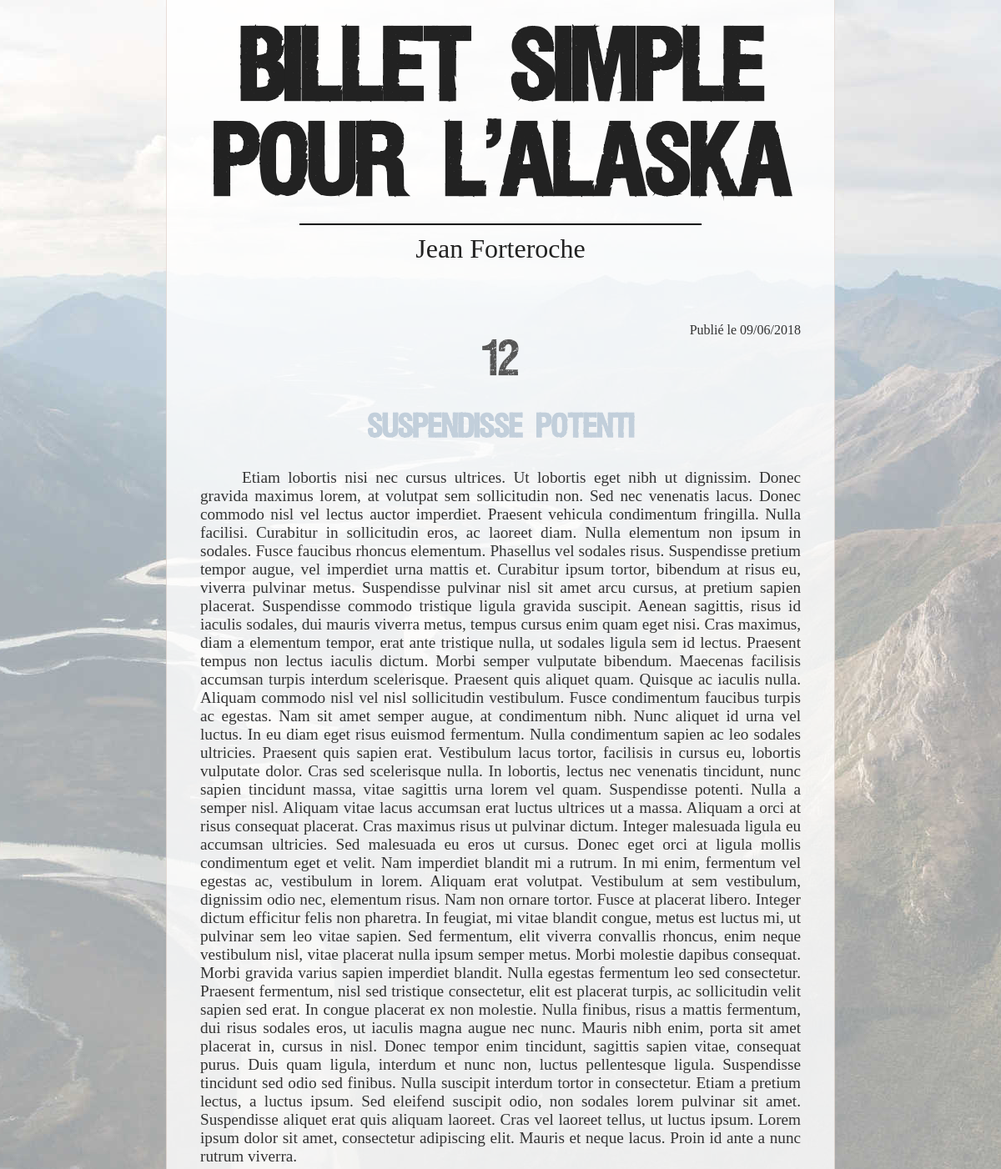
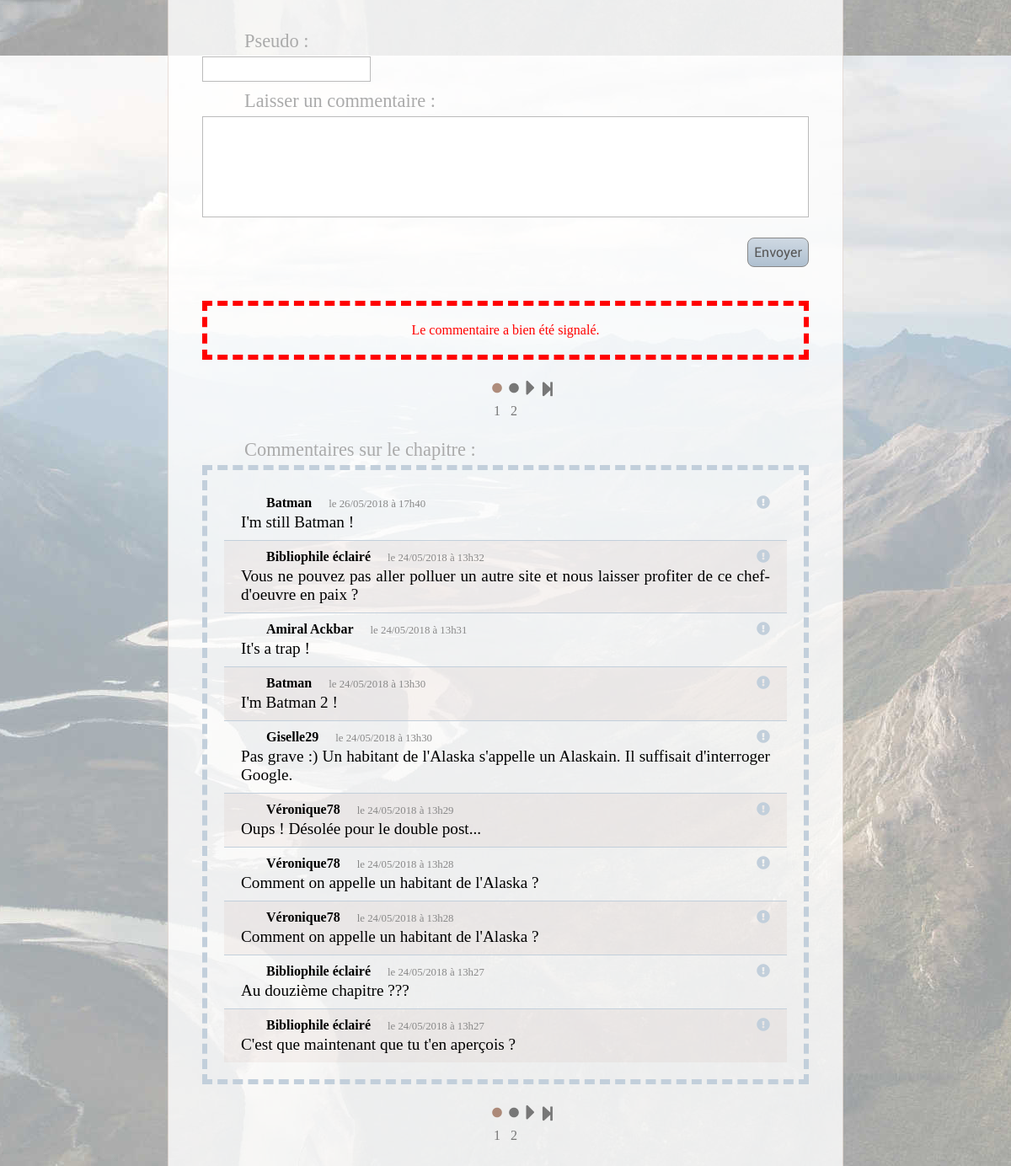
/?chapter&id=12&signalComment=16, run on the app's committed database (2 pictures, top to bottom).
### tables this page shows
CREATE TABLE `chapters` (
  `id` tinyint(3) UNSIGNED NOT NULL,
  `number` tinyint(4) NOT NULL DEFAULT '0',
  `title` tinytext NOT NULL,
  `content` mediumtext NOT NULL,
  `publication_date` timestamp NOT NULL DEFAULT '0000-00-00 00:00:00',
  `published` tinyint(1) NOT NULL DEFAULT '0'
);

CREATE TABLE `comments` (
  `id` mediumint(8) UNSIGNED NOT NULL,
  `chapter_id` tinyint(3) UNSIGNED NOT NULL,
  `author` tinytext NOT NULL,
  `publication_date` timestamp NOT NULL DEFAULT CURRENT_TIMESTAMP,
  `content` text NOT NULL,
  `moderated` tinyint(1) NOT NULL DEFAULT '0',
  `signaled` tinyint(3) UNSIGNED NOT NULL DEFAULT '0'
);

### model/chapterManager.php (called while the page is built, shortened)
<?php
require_once('./model/model.php');
require_once('./model/chapter.php');
require_once('./model/database.php');
class ChapterManager extends Model {
    public function get($id) {
        $db = new Db();
        $query = $db->db()->prepare("SELECT * FROM chapters WHERE id = :id");
        $chapterDatas = $query->execute(array('id' => $id));
        $chapterDatas = $query->fetch();
        return !empty($chapterDatas) ? new Chapter($chapterDatas) : false;
    }
}

### model/database.php (called while the page is built, shortened)
<?php
class Db {
    private $_db;
    public function db() { return $this->_db; }
    private function connect() {
        try {
            $this->_db = new PDO('mysql:host=localhost;dbname=chesfnpg_alaska_jf;charset=utf8', 'chesfnpg', 'OCV7b9h632F#', array(PDO::ATTR_ERRMODE => PDO::ERRMODE_EXCEPTION));
        }
        catch (Exception $e) {
            die('Erreur : ' . $e->getMessage());
        }
    }
}

### model/model.php (called while the page is built, shortened)
<?php
class Model {
    public function hydrate(array $datas) {
        foreach ($datas as $key => $value) {
            $method = 'set' . ucfirst($key);
        }
    }
}

### model/chapter.php (called while the page is built, shortened)
<?php
require_once('./model/model.php');
require_once('./model/commentManager.php');
class Chapter extends Model {
    private $_id;
    private $_number;
    private $_title;
    private $_content;
    private $_publication_date;
    private $_published;
    public function __construct(array $datas = []) {
        $this->setCommentsNbr();
    }
    public function id()            { return $this->_id;            }
    public function number()        { return $this->_number;        }
    public function title()         { return $this->_title;         }
    public function content()       { return $this->_content;       }
    public function published()     { return $this->_published;     }
    public function publication_date(bool $humanFormat = false) {
        $publication_date = $this->_publication_date;
        if ($humanFormat) {
            $publication_date = date('\l\e d/m/Y', $publication_date);
        }
        return $publication_date;
    }
    public function setId($id) {
        $this->_id = abs((int) $id);
    }
    public function setNumber($number) {
        $this->_number = abs((int) $number);
    }
    public function setTitle($title) {
        $this->_title = (string) $title;
    }
    public function setContent($content) {
        $this->_content = (string) $content;
    }
    public function setPublication_date($publication_date) {
        $this->_publication_date = strtotime($publication_date);
    }
    public function setPublished($published) {
        $this->_published = (bool) $published;
    }
    public function setcommentsNbr() {
        $commentMngr = new CommentManager();
        if ($this->id() != null) {
            $this->_commentsNbr = $commentMngr->getCommentsCount($this->_id);
        }
    }
}

### model/commentManager.php (called while the page is built, shortened)
<?php
require_once('./model/model.php');
require_once('./model/comment.php');
require_once('./model/database.php');
class CommentManager extends Model {
    public function getList(int $offset, int $number, int $chapterId = 0, bool $signaledOnly = false) {
        $comments = [];
        $db = new Db();
        if ($signaledOnly) {
            $condition = 'signaled != 0 AND moderated = false';
            $order = 'publication_date';
        } else {
            if ($chapterId != 0) {
                $condition = 'chapter_id = ' . $chapterId;
                $order = 'publication_date DESC';
            } else {
                $condition = '1';
                $order = 'publication_date DESC';
            }
        }
        $query = $db->db()->prepare('SELECT * FROM comments WHERE ' . $condition . ' ORDER BY ' . $order . ' LIMIT :offset , :number');
        $query->bindParam(':offset', $offset, PDO::PARAM_INT);
        $query->bindParam(':number', $number, PDO::PARAM_INT);
        $commentDatas = $query->execute();
        while ($commentDatas = $query->fetch()) {
            $comments[] = new Comment($commentDatas);
        }
        return !empty($comments) ? $comments : false;
    }
    public function getCommentsCount(int $chapterId, bool $signaledOnly = false) {
        $db = new Db();
        $condition = ($chapterId == 0) ? '' : ('WHERE chapter_id = ' . $chapterId);
        $condition = ($signaledOnly == true) ? (!empty($condition) ? ($condition . ' AND signaled != 0') : ($condition . 'WHERE signaled != 0')) : $condition;
        $query = $db->db()->query('SELECT COUNT(*) FROM comments ' . $condition);
        $commentsCount = $query->fetchColumn();
        return $commentsCount;
    }
}

### model/comment.php (called while the page is built, shortened)
<?php
require_once('./model/model.php');
class Comment extends Model {
    private $_id;
    private $_author;
    private $_publication_date;
    private $_content;
    public function id()            { return $this->_id;        }
    public function author()        { return $this->_author;    }
    public function content()       { return $this->_content;   }
    public function publication_date(bool $humanFormat = false) {
        $publication_date = $this->_publication_date;
        if ($humanFormat) {
            $publication_date = date('\l\e d/m/Y \à H\hi', $publication_date);
        }
        return $publication_date;
    }
    public function setId($id) {
        $this->_id = abs((int) $id);
    }
    public function setAuthor($author) {
        $this->_author = (string) $author;
    }
    public function setPublication_date($publication_date) {
        $this->_publication_date = strtotime($publication_date);
    }
    public function setContent($content) {
        $this->_content = (string) $content;
    }
}

### view/chapter.php (the view, shortened to what this page needs)
<?php include('./view/background.php'); ?>
<?php
    if (!empty($chapter))
    {
?>
    <div id='chapter'>
        <span id='chapterPublicationDate'>Publié <?= $chapter->publication_date(true) ?></span>
        <span id='chapterNumber'><?= $chapter->number() ?></span>
        <h3><?= $chapter->title() ?></h3>
        <p><?= $chapter->content() ?></p>
    </div>
    <section id='newCommentSection'>
        <form id='newCommentForm' method='post' action='.<?= $_SERVER['REQUEST_URI'] ?>#newCommentSection'>
            <label for='newCommentAuthor'>Pseudo :</label>
            <input id='newCommentAuthor' type='text' name='newCommentAuthor' required maxlength='20' <?= isset($_SESSION['commentsPseudo']) ? ('value=' . $_SESSION['commentsPseudo']) : '' ?> />
            <label for='newCommentContent'>Laisser un commentaire :</label>
            <textarea id='newCommentContent' name='newCommentContent' required maxlength='250'></textarea>
            <div class='buttonsBox'>
                <input class='bigButton' type='submit' value='Envoyer' />
            </div>
        </form>
    </section>
    <?php if (!empty($comments)) { ?>
    <?php if (isset($GLOBALS['error']['signaledComment'])) { ?>
        <div class='errorBox'>
            <span><?= $GLOBALS['error']['signaledComment'] ?></span>
        </div>
    <?php } ?>
    <section id='commentsListSection'>
        <?php include('./view/pagination.php'); ?>
        <label id='chapterCommentsListLabel' for='chapterCommentsList'>Commentaires sur le chapitre :</label>
        <ul id='chapterCommentsList'>
            <?php foreach ($comments as $comment) { ?>
            <li>
                <div class='commentInfos'><span class='commentAuthor'><?= $comment->author() ?></span><span class='commentDate'><?= $comment->publication_date(true) ?></span><div class='commentSignalButton'><a class='signalCommentButton' href='.<?= $_SERVER['REQUEST_URI'] ?>&signalComment=<?= $comment->id() ?>#commentsListSection'><i class="fas fa-exclamation-circle" title='Signaler ce commentaire'></i></a></div></div>
                <p class='commentContent'><?= $comment->content() ?></p>
            </li>
            <?php } ?>
        </ul>
        <?php include('./view/pagination.php'); ?>
    </section>
    <?php } ?>
<?php
    } else {
        echo "ERREUR : Le chapitre que vous avez demandé n'existe pas.";
    }
    include('./view/footer.php');
?>

### public/css/chapter-inner-style.css (style rules this page uses)
p { margin: 0px; text-align: justify; font-family: Garamond, serif; text-indent: 50px; font-size: 1.2rem; }

### public/css/main.css (style rules this page uses)
* { font-size: 1rem; }
a { text-decoration: none; color: inherit; }
p { margin: 0px; padding: 0px; font-family: Garamond, serif; }
label { display: block; margin-bottom: 5px; font-size: 1.4rem; color: #AAA; text-indent: 50px; }
form { box-sizing: border-box; width: 100%; padding: 0px 40px; }
.buttonsBox { width: 100%; text-align: right; }
.bigButton { margin: 20px 0px 20px 10px; min-height: 30px; padding: 7px; border: 1px #888 solid; border-radius: 8px; background: linear-gradient(to bottom, #cfd9e3, #afc0d0); font-family: 'Roboto Regular', 'Arial', sans-serif; color: #555; }

### public/css/background.css (style rules this page uses)
body { position: relative; width: 100%; height: 100%; margin: 0px; padding: 0px; background-image: url(../images/alaska.jpg); background-size: auto; background-position: top center; background-attachment: fixed; }
.errorBox { box-sizing: border-box; max-width: calc(100% - 80px); margin: 20px auto; padding: 20px; border: 6px red dashed; text-align: center; color: red; }

### public/css/chapter.css (style rules this page uses)
#chapter { box-sizing: border-box; width: 100%; margin-top: 30px; padding: 40px; color: #333; }
#chapterPublicationDate { display: block; width: 100%; text-align: right; }
#chapter > h3 { width: 100%; margin-bottom: 30px; font-family: 'Viper Nora', 'Arial Black', sans-serif; text-align: center; font-size: 2rem; color: #C2CFDB; }
#chapterNumber { display: block; width: 100%; font-family: 'Viper Nora'; font-size: 3rem; text-align: center; color: #555; }
#newCommentAuthor { box-sizing: border-box; width: 200px; margin-bottom: 10px; padding: 5px 10px; border: 1px #BBB solid; color: #333; }
#chapterCommentsList { box-sizing: border-box; width: calc(100% - 80px); margin: 0px 40px 0px 40px; padding: 20px; border: 6px #C2CFDB dashed; list-style-type: none; }
#chapterCommentsList > li:nth-child(even) { background-color: rgba(144, 94, 70, 0.06); }
#chapterCommentsList > li { padding: 10px 20px; border-bottom: 1px #C2CFDB solid; }
#chapterCommentsList > li:last-child { border-bottom: none; }
.commentInfos { position: relative; margin-bottom: 3px; }
.commentAuthor { font-weight: bold; margin-left: 30px; }
.commentDate { margin-left: 20px; font-size: 0.8rem; color: #888; }
.commentContent { text-indent: initial; }
.commentSignalButton { position: absolute; top: 0px; right: 0px; color: #C2CFDB; }
#chapterCommentsListLabel { text-indent: 90px; }
#editedComment, #newCommentContent { box-sizing: border-box; width: 100%; height: 120px; border: 1px #BBB solid; resize: none; padding: 5px 10px; color: #333; }

### data on the page
chapters: publication_date "le 09/06/2018", number "12", title "Suspendisse potenti", content "Etiam lobortis nisi nec cursus ultrices. Ut lobortis eget nibh ut dignissim. Donec gravida maximus lorem, at volutpat sem sollicitudin non. Sed nec venenatis lacus. Donec commodo nisl vel lectus auctor imperdiet. Praesent vehicula condimentum fringilla. Nulla facilisi. Curabitur in sollicitudin eros, ac laoreet diam. Nulla elementum non ipsum in sodales. Fusce faucibus rhoncus elementum. Phasellus vel sodales risus. Suspendisse pretium tempor augue, vel imperdiet urna mattis et. Curabitur ipsum tortor, bibendum at risus eu, viverra pulvinar metus. Suspendisse pulvinar nisl sit amet arcu cursus, at pretium sapien placerat. Suspendisse commodo tristique ligula gravida suscipit. Aenean…", published 1 (drawn)
comments: author "Batman", publication_date "le 26/05/2018 à 17h40", content "I'm still Batman !"
comments: author "Bibliophile éclairé", publication_date "le 24/05/2018 à 13h32", content "Vous ne pouvez pas aller polluer un autre site et nous laisser profiter de ce chef-d'oeuvre en paix ?"
comments: author "Amiral Ackbar", publication_date "le 24/05/2018 à 13h31", content "It's a trap !"
comments: author "Batman", publication_date "le 24/05/2018 à 13h30", content "I'm Batman 2 !"
comments: author "Giselle29", publication_date "le 24/05/2018 à 13h30", content "Pas grave :) Un habitant de l'Alaska s'appelle un Alaskain. Il suffisait d'interroger Google."
comments: author "Véronique78", publication_date "le 24/05/2018 à 13h29", content "Oups ! Désolée pour le double post..."
comments: author "Véronique78", publication_date "le 24/05/2018 à 13h28", content "Comment on appelle un habitant de l'Alaska ?"
comments: author "Véronique78", publication_date "le 24/05/2018 à 13h28", content "Comment on appelle un habitant de l'Alaska ?"
comments: author "Bibliophile éclairé", publication_date "le 24/05/2018 à 13h27", content "Au douzième chapitre ???"
comments: author "Bibliophile éclairé", publication_date "le 24/05/2018 à 13h27", content "C'est que maintenant que tu t'en aperçois ?"

### other printed values
$GLOBALS['error']['signaledComment'] "Le commentaire a bien été signalé."
$pagesOffset + $i + 1 "1"
$pagesOffset + $i + 1 "2"
